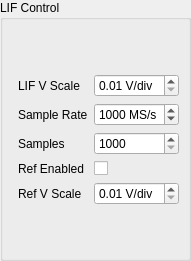
<?xml version="1.0" encoding="UTF-8"?>
<ui version="4.0">
 <class>LifControlWidget</class>
 <widget class="QWidget" name="LifControlWidget">
  <property name="geometry">
   <rect>
    <x>0</x>
    <y>0</y>
    <width>182</width>
    <height>261</height>
   </rect>
  </property>
  <property name="windowTitle">
   <string>Form</string>
  </property>
  <layout class="QVBoxLayout" name="verticalLayout_2">
   <property name="leftMargin">
    <number>0</number>
   </property>
   <property name="topMargin">
    <number>0</number>
   </property>
   <property name="rightMargin">
    <number>0</number>
   </property>
   <property name="bottomMargin">
    <number>0</number>
   </property>
   <item>
    <widget class="QGroupBox" name="groupBox">
     <property name="title">
      <string>LIF Control</string>
     </property>
     <layout class="QHBoxLayout" name="horizontalLayout" stretch="1,0">
      <item>
       <widget class="LifTracePlot" name="lifPlot" native="true"/>
      </item>
      <item>
       <layout class="QVBoxLayout" name="verticalLayout">
        <item>
         <spacer name="verticalSpacer">
          <property name="orientation">
           <enum>Qt::Vertical</enum>
          </property>
          <property name="sizeHint" stdset="0">
           <size>
            <width>20</width>
            <height>40</height>
           </size>
          </property>
         </spacer>
        </item>
        <item>
         <layout class="QFormLayout" name="formLayout">
          <property name="fieldGrowthPolicy">
           <enum>QFormLayout::AllNonFixedFieldsGrow</enum>
          </property>
          <item row="0" column="0">
           <widget class="QLabel" name="lIFVScaleLabel">
            <property name="sizePolicy">
             <sizepolicy hsizetype="Preferred" vsizetype="Expanding">
              <horstretch>0</horstretch>
              <verstretch>0</verstretch>
             </sizepolicy>
            </property>
            <property name="text">
             <string>LIF V Scale</string>
            </property>
           </widget>
          </item>
          <item row="0" column="1">
           <widget class="QDoubleSpinBox" name="lIFVScaleDoubleSpinBox">
            <property name="suffix">
             <string> V/div</string>
            </property>
            <property name="minimum">
             <double>0.010000000000000</double>
            </property>
            <property name="maximum">
             <double>5.000000000000000</double>
            </property>
           </widget>
          </item>
          <item row="1" column="0">
           <widget class="QLabel" name="sampleRateLabel">
            <property name="sizePolicy">
             <sizepolicy hsizetype="Preferred" vsizetype="Expanding">
              <horstretch>0</horstretch>
              <verstretch>0</verstretch>
             </sizepolicy>
            </property>
            <property name="text">
             <string>Sample Rate</string>
            </property>
           </widget>
          </item>
          <item row="1" column="1">
           <widget class="QSpinBox" name="sampleRateSpinBox">
            <property name="suffix">
             <string> MS/s</string>
            </property>
            <property name="minimum">
             <number>100</number>
            </property>
            <property name="maximum">
             <number>2000</number>
            </property>
            <property name="singleStep">
             <number>100</number>
            </property>
            <property name="value">
             <number>1000</number>
            </property>
           </widget>
          </item>
          <item row="2" column="0">
           <widget class="QLabel" name="samplesLabel">
            <property name="sizePolicy">
             <sizepolicy hsizetype="Preferred" vsizetype="Expanding">
              <horstretch>0</horstretch>
              <verstretch>0</verstretch>
             </sizepolicy>
            </property>
            <property name="text">
             <string>Samples</string>
            </property>
           </widget>
          </item>
          <item row="2" column="1">
           <widget class="QSpinBox" name="samplesSpinBox">
            <property name="minimum">
             <number>1000</number>
            </property>
            <property name="maximum">
             <number>10000</number>
            </property>
            <property name="singleStep">
             <number>10000</number>
            </property>
            <property name="value">
             <number>1000</number>
            </property>
           </widget>
          </item>
          <item row="3" column="0">
           <widget class="QLabel" name="refEnabledLabel">
            <property name="sizePolicy">
             <sizepolicy hsizetype="Preferred" vsizetype="Expanding">
              <horstretch>0</horstretch>
              <verstretch>0</verstretch>
             </sizepolicy>
            </property>
            <property name="text">
             <string>Ref Enabled</string>
            </property>
           </widget>
          </item>
          <item row="3" column="1">
           <widget class="QCheckBox" name="refEnabledCheckBox"/>
          </item>
          <item row="4" column="0">
           <widget class="QLabel" name="refVScaleLabel">
            <property name="sizePolicy">
             <sizepolicy hsizetype="Preferred" vsizetype="Expanding">
              <horstretch>0</horstretch>
              <verstretch>0</verstretch>
             </sizepolicy>
            </property>
            <property name="text">
             <string>Ref V Scale</string>
            </property>
           </widget>
          </item>
          <item row="4" column="1">
           <widget class="QDoubleSpinBox" name="refVScaleDoubleSpinBox">
            <property name="suffix">
             <string> V/div</string>
            </property>
            <property name="minimum">
             <double>0.010000000000000</double>
            </property>
            <property name="maximum">
             <double>5.000000000000000</double>
            </property>
           </widget>
          </item>
         </layout>
        </item>
        <item>
         <spacer name="verticalSpacer_2">
          <property name="orientation">
           <enum>Qt::Vertical</enum>
          </property>
          <property name="sizeHint" stdset="0">
           <size>
            <width>20</width>
            <height>40</height>
           </size>
          </property>
         </spacer>
        </item>
       </layout>
      </item>
     </layout>
    </widget>
   </item>
  </layout>
 </widget>
 <customwidgets>
  <customwidget>
   <class>LifTracePlot</class>
   <extends>QWidget</extends>
   <header>liftraceplot.h</header>
   <container>1</container>
  </customwidget>
 </customwidgets>
 <resources/>
 <connections/>
</ui>
